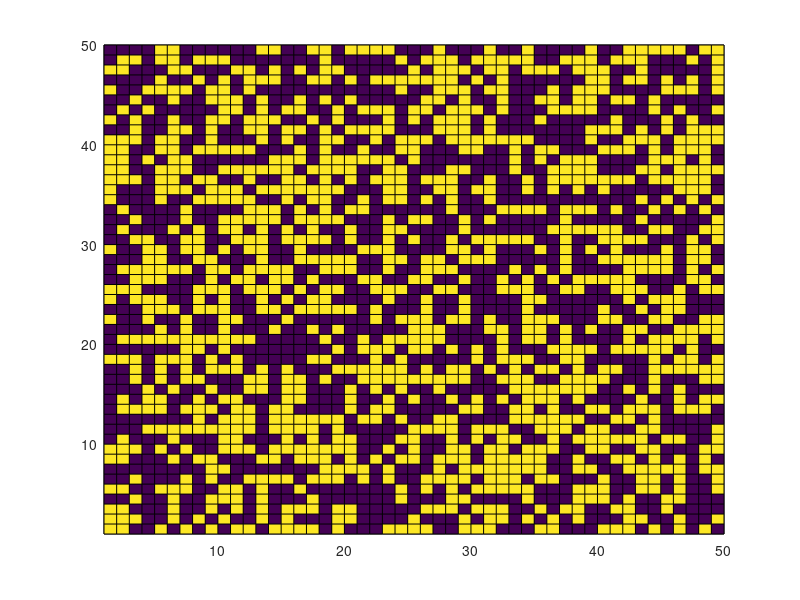

Write MATLAB code to recreate this figure. (Note: this script raises an error after producing the figure.)
%Script for running the CODA model (on a von Neumann neigbourhood) extended
%to account for agent rationality. It is assumed that every agent has a
%certain bias towards one of the options, and so there is a chance in every
%interaction that the observed choice may have been made purely in
%accordance with this personal bias. Thus, a new parameter lambda is
%defined to signify the "reasonable" agents. Consequently, the probabilities
%used in Bayes Theorem must be updated to include this reasonability factor
%lambda, and so the opinion update rule changes slightly.

%PERSONAL NOTE: Similar to the trust extension - much easier to understand and
%implement, at least in the ways in which I have done it. 

para = struct('N',50,'alpha',0.6,'beta',0.9);
maxtime = 1000000;

%Setting up initial matrices for opinions, log opinions and actions.

lattice_opinion = zeros([para.N para.N]);
lattice_op_log = zeros([para.N para.N]);
lattice_action = zeros([para.N para.N]);


%Assigning initial random moderate opinion values.

tic
for i=1:para.N
    a = 0.4;
    b = 0.6;
    r = (b-a).*rand(para.N,1) + a;
    lattice_opinion(i,:)=r;
    
    
    
    for j=1:para.N
        lattice_op_log(i,j)=log(lattice_opinion(i,j)/(1-lattice_opinion(i,j)));
        if lattice_op_log(i,j)<0
            lattice_action(i,j)=0;
            
        else
            lattice_action(i,j)=1;
        end
    end
end



%Plotting the initial opinion map.

figure(1)
C = lattice_action;
s = pcolor(C);
s.EdgeColor = 'none';
colormap(gray(2))
axis ij
axis square

%Assume every agent has a preferred choice between the options.
%Defining lamba - the proportion of agents that act reasonably, as in the
%base CODA model (so a proportion of (1-lambda) of the population choose their preferred
%choice more whether it is correct to or not with probability beta).
%Also define probabilities for each choice of agent i given which of the
%options was the better choice.

%CX_Y Denotes an observation of choice X, given that choice Y was the
%correct opiton to choose.

lambda = 0.8;

CA_A = lambda*para.alpha +(1-lambda)*(1-para.beta); %Reasonable, picked better option A + Unreasonable,not chosen its bias B.
CA_B = lambda*(1-para.alpha) + (1-lambda)*(1-para.beta); %Reasonable, not picked better option B + Unreasonable, not chosen its bias B.
CB_A = lambda*(1-para.alpha) +(1-lambda)*para.beta; %Reasonable, not picked better opiton A + Unreasonable, chosen its bias B.
CB_B = lambda*para.alpha + (1-lambda)*para.beta; %Reasonable, picked better option B + Unreasonable, chosen its bias B.


for i=2:maxtime

 %Picking which agent to update.

    r_1 = randi(para.N*para.N);  
    
    %Picking their neighbour using von Neumann neighbourhood structure. 
    
    direction = randi(4);
    if direction == 1         
        
        %North
        if r_1 - para.N <= 0
            neighbour_act_obs =lattice_action(r_1);
        else
            neighbour_act_obs = lattice_action(r_1 - para.N);     
        end
        
        %East
    elseif direction == 2                                   
            
        if mod(r_1,10) == 0
           neighbour_act_obs = lattice_action(r_1);
        else
           neighbour_act_obs = lattice_action(r_1 + 1);
        end
        
        %South       
    elseif direction == 3        
             
        if r_1 + para.N > para.N*para.N
            neighbour_act_obs = lattice_action(r_1);
        else
            neighbour_act_obs = lattice_action(r_1 + para.N);
        end 
        
        %West       
    else
        if mod(r_1-1,10) == 0
            neighbour_act_obs =lattice_action(r_1);
        else
        neighbour_act_obs = lattice_action(r_1 - 1);  
        end
    end
    
    %Storing previous opinion.

    op_pre = lattice_opinion(r_1);
    
    %Positive action is towards A, non positve action is towards B.
    %Updating opinion based on observation - new update step to account for
    %rationality.
    
    if neighbour_act_obs == 1
        lattice_opinion(r_1) = (op_pre*CA_A)/(op_pre*CA_A+(1-op_pre)*CA_B);
    elseif neighbour_act_obs == 0
        lattice_opinion(r_1) = (op_pre*CB_B)/(op_pre*CB_B+(1-op_pre)*CB_A);
    end 

    %Updating the action of the agent based on their updated opinion (using
    %p values).
    
    if lattice_opinion(r_1) < 0.5
        lattice_action(r_1) = 0;
    else
        lattice_action(r_1) = 1; 
    end
    
    
    
%%%%%%%%    Could also do this using the log method  %%%%%%%%
%
%          if neighbour_act_obs == 1
%         lattice_op_log(r_1) = lattice_op_log(r_1) + log(CA_A/CA_B);
%          elseif neighbour_act_obs == 0
%         lattice_op_log(r_1) = lattice_op_log(r_1) - log(CB_B/CB_A);
%          end
%          
%          if lattice_op_log(r_1) < 0
%         lattice_action(r_1) = 0;
%          else
%         lattice_action(r_1) = 1; 
%          end
        
        
                                                   
%Plotting the final action matrix as opinion map - also allowing it to show
%model running in real time.
    
figure(2)
C = lattice_action;
s = pcolor(C);
s.EdgeColor = 'none';
colormap(gray(2))
axis ij;
axis square;
end

%Plotting the final action matrix as opinion map.

figure(2)
C = lattice_action;
s = pcolor(C);
s.EdgeColor = 'none';
colormap(gray(2))
axis ij
axis square
toc

% nu = log(para.alpha/(1-para.beta));
% 
% lat_op_dist = 1/nu .* lattice_op_log;
% 
% figure(3)
% histogram(lat_op_dist(:),'numbins',15,'normalization','probability')